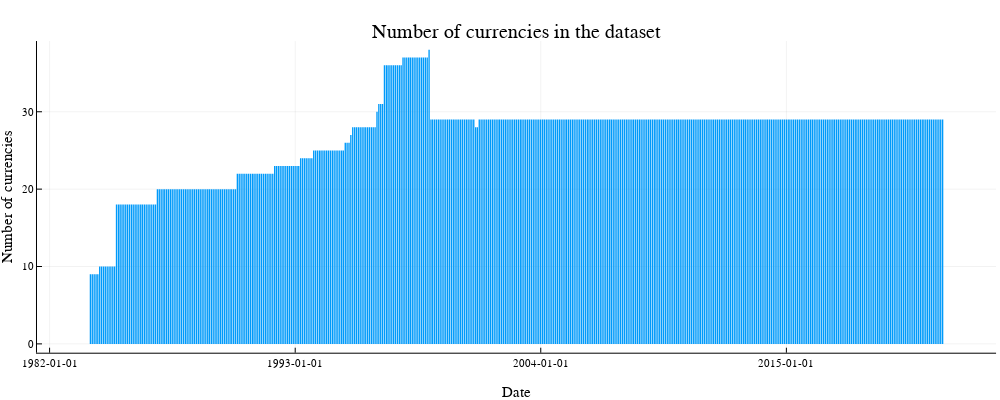

This figure's notebook cell:
### Code cell
plotlyjs()
Plots.plot(
    n_currencies_by_date.date,
    n_currencies_by_date.n_currencies,
    legend=false,
    seriestype=:bar,
    linecolor=nothing,
    size=(1000, 400),
    xlabel="Date",
    ylabel="Number of currencies",
    title="Number of currencies in the dataset"
)
